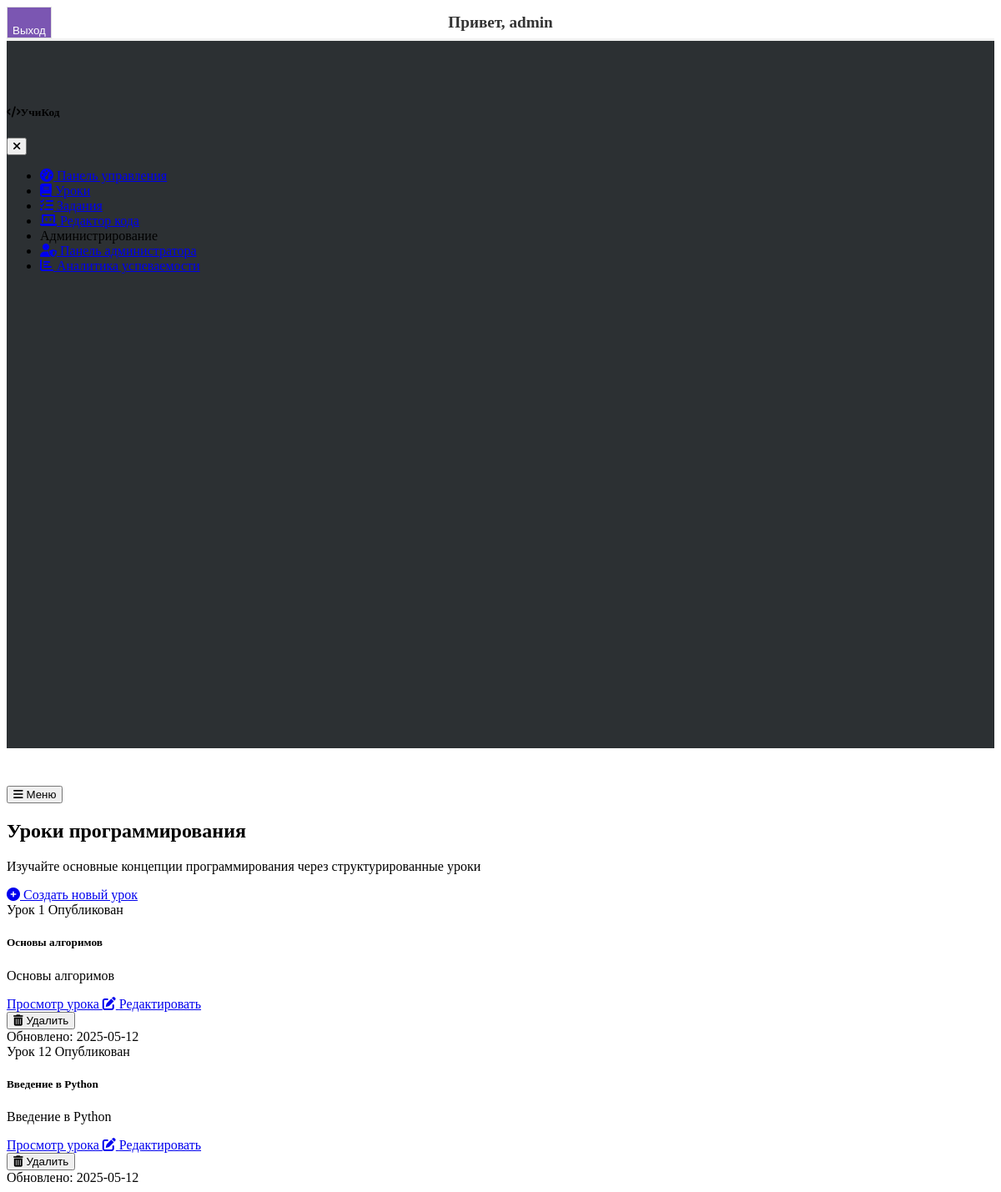
The page /lessons (signed in) on the database as committed earlier.
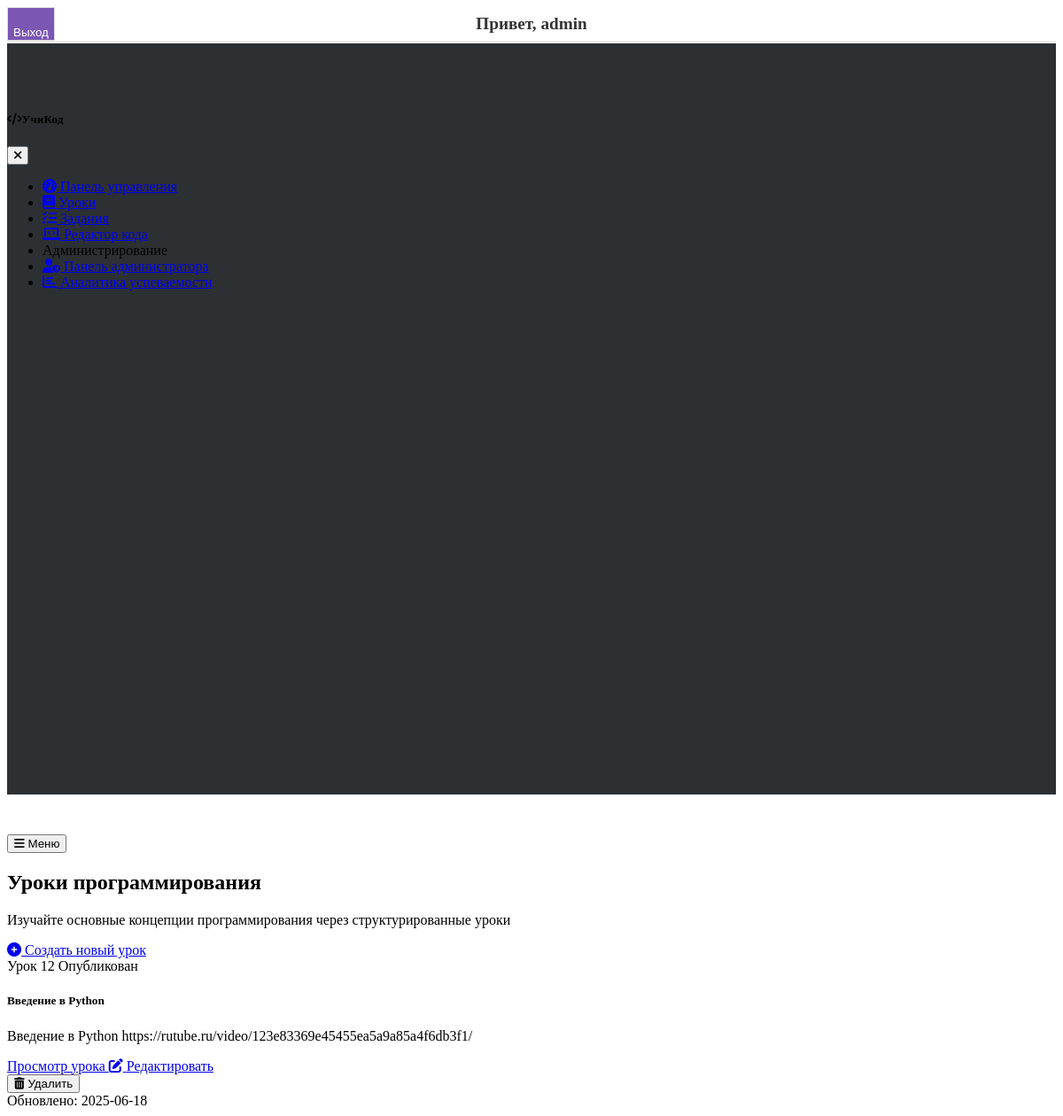
The same page on the database as committed later.
### models.py (models this page shows, shortened)
class Lesson(db.Model):
    __tablename__ = 'lesson'
    id = db.Column(db.Integer, primary_key=True)
    title = db.Column(db.String(120), nullable=False)
    content = db.Column(db.Text, nullable=False)
    order = db.Column(db.Integer, nullable=False)
    is_published = db.Column(db.Boolean, default=False)
    date_created = db.Column(db.DateTime, default=datetime.utcnow)
    date_updated = db.Column(db.DateTime, default=datetime.utcnow, onupdate=datetime.utcnow)
    is_completed = db.Column(db.Boolean, default=False)
    date_completed = db.Column(db.DateTime, nullable=True)

### app.py (the view)
@app.route('/lessons')
@login_required
def lessons():
    lessons = Lesson.query.all()  # Получаем все уроки из базы данных
    return render_template('lessons.html', lessons=lessons)

### app.py (called while the page is built)
@login_manager.user_loader
def load_user(user_id):
    return User.query.get(int(user_id))

### templates/lessons.html (shortened to what this page needs)
{% extends "layout.html" %}
{% block content %}
<div class="container">
    <div class="row mb-4">
        <div class="col-md-8">
            <h2 class="mb-0">Уроки программирования</h2>
            <p class="text-muted">Изучайте основные концепции программирования через структурированные уроки</p>
        </div>
        <div class="col-md-4 text-md-end">
            <a href="{{ url_for('new_lesson') }}" class="btn btn-primary">
                <i class="fas fa-plus-circle me-2"></i> Создать новый урок
            </a>
        </div>
    </div>
    {% if lessons %}
    <div class="row row-cols-1 row-cols-md-2 row-cols-lg-3 g-4">
        {% for lesson in lessons %}
        <div class="col">
            <div class="card card-lesson">
                <div class="card-body">
                    <div class="d-flex justify-content-between align-items-center mb-2">
                        <span class="badge bg-primary">Урок {{ lesson.order }}</span>
                        <span class="badge bg-success">Опубликован</span>
                    </div>
                    <h5 class="card-title">{{ lesson.title }}</h5>
                    <p class="card-text text-muted">
                        {{ lesson.content[:100] + '...' if lesson.content|length > 100 else lesson.content }}
                    </p>
                    <div class="d-flex justify-content-between align-items-center mt-3">
                        <a href="{{ url_for('lesson_detail', lesson_id=lesson.id) }}" class="btn btn-sm btn-primary">
                            Просмотр урока
                        </a>
                        <a href="{{ url_for('edit_lesson', lesson_id=lesson.id) }}" class="btn btn-sm btn-outline-secondary">
                            <i class="fas fa-edit"></i> Редактировать
                        </a>
                        <form action="{{ url_for('delete_lesson', lesson_id=lesson.id) }}" method="POST" class="ms-2">
                            <button type="submit" class="btn btn-sm btn-danger">
                                <i class="fas fa-trash-alt"></i> Удалить
                            </button>
                        </form>
                    </div>
                </div>
                <div class="card-footer text-muted small">
                    Обновлено: {{ lesson.date_updated.strftime('%Y-%m-%d') }}
                </div>
            </div>
        </div>
        {% endfor %}
    </div>
    {% endif %}
</div>
{% endblock %}

Rows that differ between the two databases and show on the page:
removed Lesson: order "1", title "Основы алгоримов", content "Основы алгоримов", date_updated "2025-05-12"
changed Lesson "Введение в Python": content "Введение в Python" → "Введение в Python https://rutube.ru/video/123e83369e45455ea5a9a85a4f6db3f1/"; date_updated "2025-05-12" → "2025-06-18"
